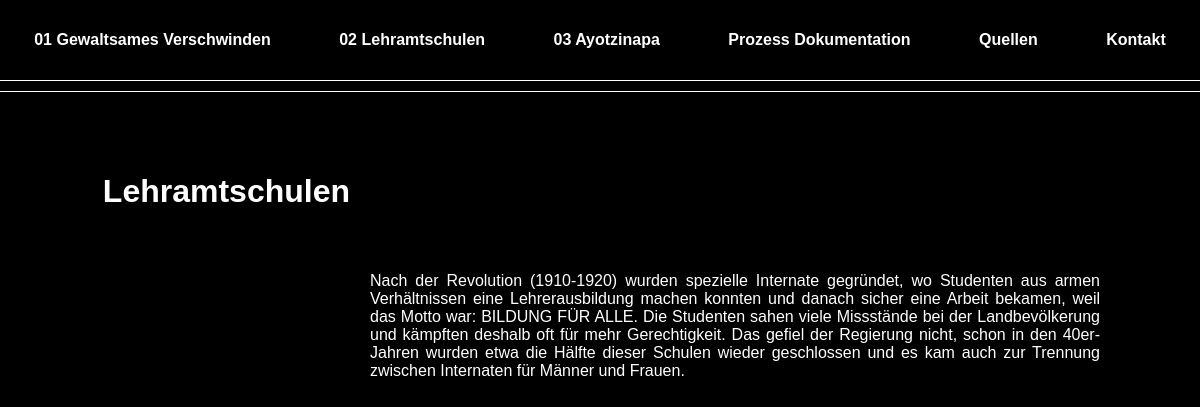
Screenshot of /school/ with the database file from the repository.
### main/models.py (models this page shows, shortened)
class Page(models.Model):
    PAGES = [
    ('home', 'Gewaltsames Verschwinden'),
    ('school', 'Lehramtschulen'),
    ('ayotzinapa', 'Ayotzinapa'),
    ('documentation', 'Prozess Dokumentation'),
    ('source', 'Quellen'),
    ('contact', 'Kontakt'),
    ('impressum', 'Impressum'),
    ('legal', 'Data protection'),
]
    title = models.CharField(max_length=20, choices=PAGES, default='home')
    text = models.TextField(blank=True)
    image = models.ImageField(blank=True, null=True, upload_to= 'uploads/')
    image_alt = models.CharField(max_length=50, blank=True)

### main/views.py (the view)
# urls.py: path('school/', school, name='school'),
def school (request):
    page = Page.objects.get(title='school')
    return render (request, 'school.html', {'page': page})

### main/templates/school.html (shortened to what this page needs)
{% extends 'page.html' %}
{% block content %}
<div class="grid-template max-width">
    <h1 class="page-title">{{ page.get_title_display }}</h1>
    <div class="page-text">{{ page.text }}</div>
</div>
{% endblock %}

### main/static/style/generalStyle.css (style rules this page uses)
:root { --background-color-header: black; --background-color-body: black; --header-height: 80px; --text-color: white; --max-content-width: 1000px; }
body { margin: 0; font-family: Helvetica, Arial, sans-serif; min-height: calc(100vh - var(--header-height)); background-color: var(--background-color-body); color: var(--text-color); display: flex; flex-direction: column; align-items: center; }
.max-width { max-width: var(--max-content-width); }
.grid-template { display: grid; grid-template-columns: 250px auto; grid-template-rows: 100px auto ; gap: 20px; }
.page-title { grid-row-start: 1; grid-column-start: 1; text-align-last: right; }
.page-text { grid-row-start: 2; grid-column-start: 2; hyphens: auto; text-align: justify; }

### rows the page displays
Page: title "Lehramtschulen", text "Nach der Revolution (1910-1920) wurden spezielle Internate gegründet, wo Studenten aus armen Verhältnissen eine Lehrerausbildung machen konnten und danach sicher eine Arbeit bekamen, weil das Motto war: BILDUNG FÜR ALLE. Die Studenten sahen viele Missstände bei der Landbevölkerung und kämpften deshalb oft für mehr Gerechtigkeit. Das gefiel der Regierung nicht, schon in den 40er-Jahren wurden etwa die Hälfte dieser Schulen wieder geschlossen und es kam auch zur Trennung zwischen Internaten für Männer und Frauen."
